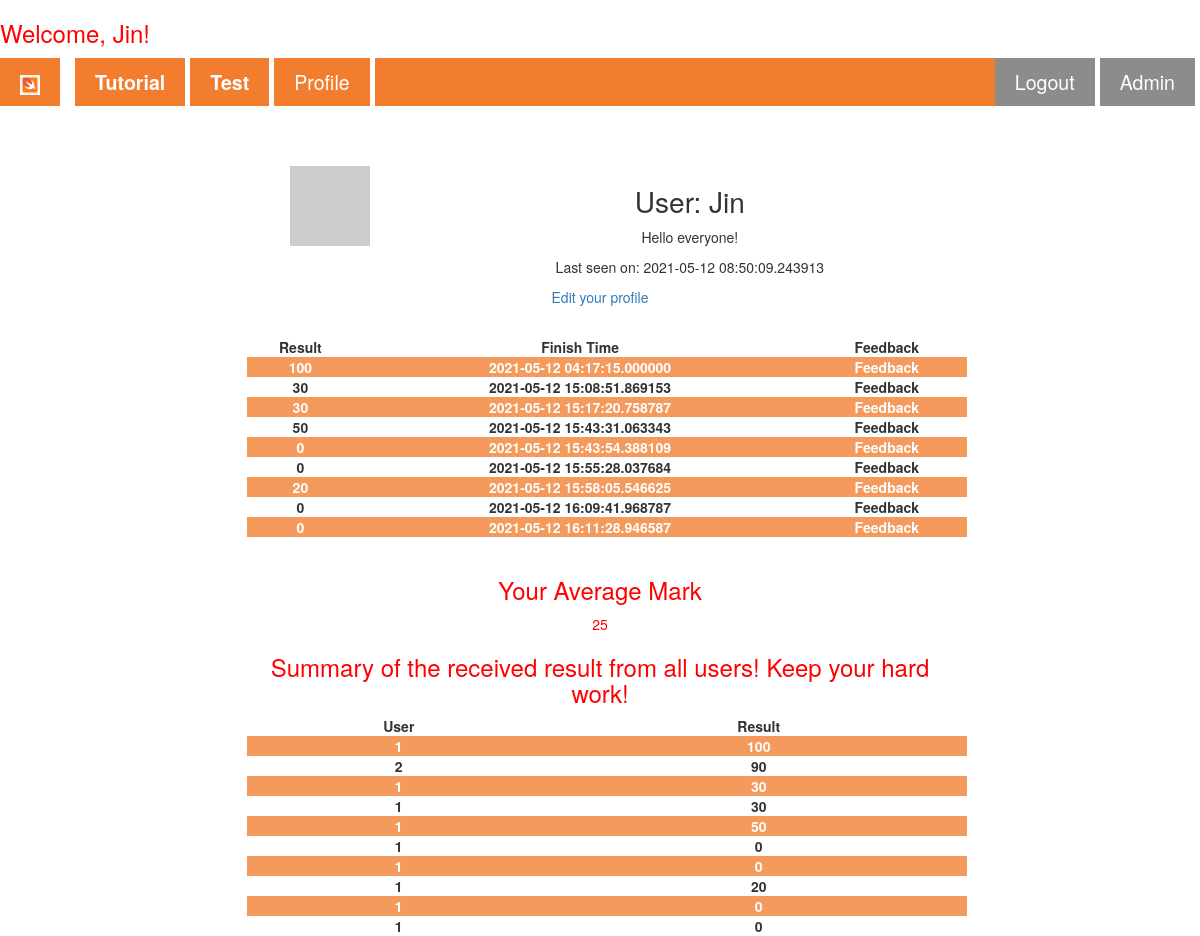
The page /user/Jin (signed in) on the database as committed earlier.
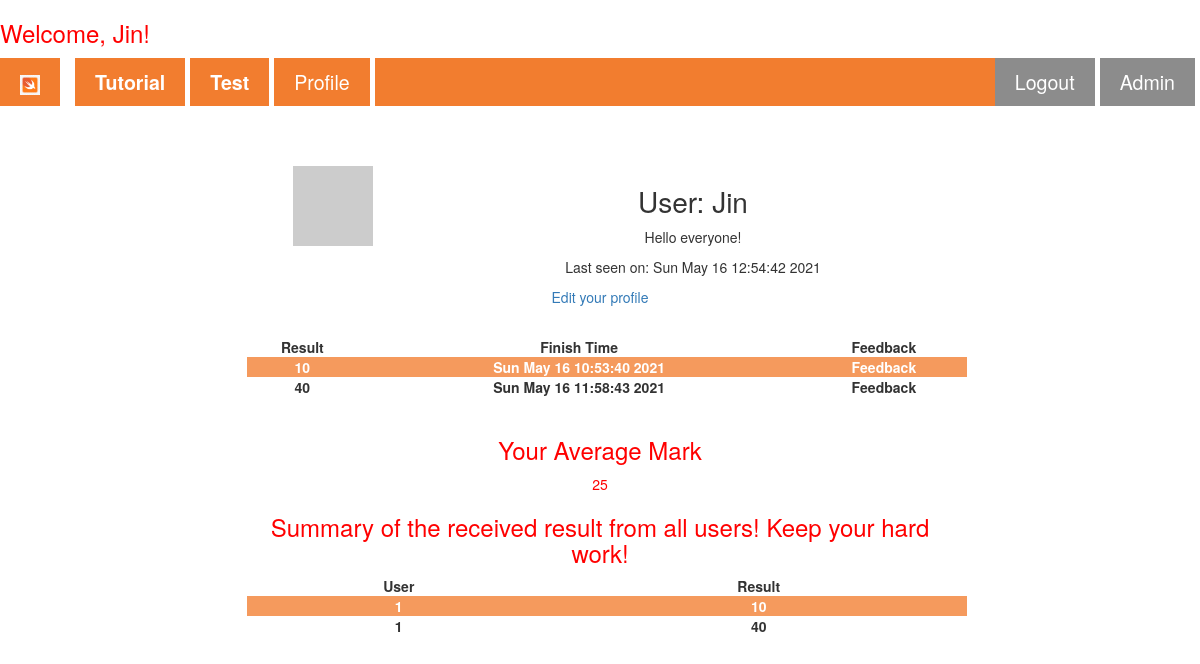
The same page on the database as committed later.
### app/models.py (models this page shows, shortened)
class User(UserMixin, db.Model):
    id = db.Column(db.Integer, primary_key=True)
    username = db.Column(db.String(64), index=True, unique=True)
    email = db.Column(db.String(120), index=True, unique=True)
    password_hash = db.Column(db.String(128))
    about_me = db.Column(db.String(140))
    last_seen = db.Column(db.String(140))
    posts = db.relationship('Post', backref='author', lazy='dynamic')
    def avatar(self, size): # Add avatar to one user #
        digest = md5(self.email.lower().encode('utf-8')).hexdigest()
        return 'https://www.gravatar.com/avatar/{}?d=identicon&s={}'.format(
            digest, size)

class Post(UserMixin,db.Model):
    id = db.Column(db.Integer, primary_key=True)
    Mark = db.Column(db.Integer)
    Finish_Time = db.Column(db.String(140), index=True)
    Feedback = db.Column(db.String(1000))
    user_id = db.Column(db.Integer, db.ForeignKey('user.id'))

### app/routes.py (the view)
@app.route('/user/<username>')
@login_required
def user(username):
    list=[]
    average = 0
    user = User.query.filter_by(username=username).first_or_404()
    try:
        mark=Post.query.filter_by(user_id=user.id)[-1]
        allmark=Post.query.filter_by(user_id=user.id).all()
        all=Post.query.all()
        for i in allmark:
            list.append(i.Mark)
        for i in list:
            average+=int(i)
        average=average/len(list)
        average=int(average)
        return render_template('user.html', user=user, mark=mark, all=all,average=average, allmark=allmark)
    except IndexError as e:
        flash("No profile shown, please do the test firstly!")
        return render_template("home.html")

### app/models.py (called while the page is built)
@login.user_loader
def load_user(id):
    return User.query.get(int(id))

### app/routes.py (called while the page is built)
@app.before_request
def before_request():
    if current_user.is_authenticated:
        today = datetime.now()
        timed=today.strftime("%c")
        current_user.last_seen = timed
        db.session.commit()

### app/templates/user.html (shortened to what this page needs)
{% extends "base.html" %}
{% block articles %}
<div class="formcontainer" style="border: none; margin-top: 5%;">
  <table>
    <tr valign="top">
        <td><img src="{{ user.avatar(128) }}"></td>
        <td>
            <h1>User: {{ user.username }}</h1>
            {% if user.about_me %}<p>{{ user.about_me }}</p>{% endif %}
            {% if user.last_seen %}<p>Last seen on: {{ user.last_seen }}</p>{% endif %}
        </td>
    </tr>
  </table>
  {% if user == current_user %}
  <p class="redp"><a href="{{ url_for('edit_profile') }}">Edit your profile</a></p>
  {% endif %}
  <br>
  <table>
    <tr valign="top">
      <td><b>Result</b></td>
      <td><b>Finish Time</b></td>
      <td><b>Feedback</b></td>
    </tr>
    {% for j in allmark%}
    <tr>
      <td><b>{{j.Mark}}</b></td>
      <td><b>{{j.Finish_Time}}</b></td>
      <td>
        <details>
          <summary><b>Feedback</b></summary>
        </details>
      </td>
    </tr>
    {% endfor %}
  </table><br>
  <h3 class="redp">Your Average Mark</h3>
  <p class="redp">{{average}}</p>
  <h3 class="redp">Summary of the received result from all users! Keep your hard work!</h3>
  <table>
    <tr valign="top">
      <td><b>User</b></td>
      <td><b>Result</b></td>
    </tr>
    {% for i in all %}
    <tr>
      <td><b>{{i.user_id}}</b></td>
      <td><b>{{i.Mark}}</b></td>
    </tr>
    {% endfor %}
  </table>
</div>
{% endblock %}

### app/templates/base.html (shortened to what this page needs)
<!DOCTYPE html>
<html lang="en">
<head>
    <link rel="stylesheet" href="https://maxcdn.bootstrapcdn.com/bootstrap/3.4.0/css/bootstrap.min.css"/>
    <link rel="stylesheet" href="{{ url_for('static', filename='nav_css.css')}}">
</head>
<body>
  {% if current_user.is_authenticated %}
  <h3 class="redp">Welcome, {{ current_user.username }}!</h3>
  {% endif %}
    <nav class="sticky">
        <ul class="ul_mainstyle">
            <li><a href="/"><img src="{{ url_for('static', filename='/Image/swift_icon.png')}}" alt="home icon"></a>
            </li>
            <li><a href="/Setup"><b>Tutorial</b></a></li>
            <li><a href="/Test"><b>Test</b></a></li>
            {% if not current_user.is_anonymous %}
            <li>
              <a href="{{ url_for('user', username=current_user.username) }}">Profile</a>
            </li>
            {% endif %}
            <li class="loginbutton">
              <a href="{{ url_for('adminpage') }}">Admin</a>
            </li>
            {% if current_user.is_anonymous %}
            <li class="loginbutton">
              <a href="{{ url_for('login') }}"><b>Login</b></a>
            </li>
            {% else %}
            <li class="loginbutton">
              <a href="{{ url_for('logout') }}">Logout</a>
            </li>
            {% endif %}
        </ul>
      </nav>
      {% block articles %}{% endblock %}
</body>
</html>

### app/static/nav_css.css (style rules this page uses)
html { font-family: Arial, Helvetica, sans-serif; line-height: 2; }
a { text-decoration: none; }
body { counter-reset: section; }
.formcontainer { text-align: center; }
.loginbutton { background-color: grey; color: white; float: right; }
nav ul.ul_mainstyle { margin: 1% 0 0 0; padding: 0; overflow: hidden; background-color: rgb(241, 112, 25); list-style-type: none; }
nav ul li { float: left; border-right: solid 5px white; }
li:first-of-type { border-right: solid 15px white; }
nav ul li a { display: block; color: white; text-align: center; text-decoration: none; padding: 10px 20px 10px; font-size: 140%; }
nav ul li img { height: 20px; width: auto; }
.sticky { position: sticky; top: 0; width: 100%; z-index: 10; opacity: 0.9; }
.redp { color: red; }
tr:nth-child(even) { background-color: rgb(241, 112, 25); color: white; opacity: 0.7; }
h1 { font-size: 200%; }
table { border-collapse: collapse; width: 100%; margin-left: 1%; }
.formcontainer { margin: auto; margin-top: 1%; width: 60%; border: 1px solid grey; padding: 70 50 50 50; text-align: center; border-radius: 10px; }

Rows that differ between the two databases and show on the page:
removed Post: Mark "100", Finish_Time "2021-05-12 04:17:15.000000", user_id "1"
removed Post: Mark "30", Finish_Time "2021-05-12 15:08:51.869153", user_id "1"
removed Post: Mark "30", Finish_Time "2021-05-12 15:17:20.758787", user_id "1"
removed Post: Mark "50", Finish_Time "2021-05-12 15:43:31.063343", user_id "1"
removed Post: Mark "0", Finish_Time "2021-05-12 15:43:54.388109", user_id "1"
removed Post: Mark "0", Finish_Time "2021-05-12 15:55:28.037684", user_id "1"
removed Post: Mark "20", Finish_Time "2021-05-12 15:58:05.546625", user_id "1"
removed Post: Mark "0", Finish_Time "2021-05-12 16:09:41.968787", user_id "1"
removed Post: Mark "0", Finish_Time "2021-05-12 16:11:28.946587", user_id "1"
removed Post: user_id "2", Mark "90", shown under "Summary of the received result from all users! Keep your hard work!"
changed User "Jin": last_seen "2021-05-12 08:50:09.243913" → "Sun May 16 12:54:42 2021"
added Post: Mark "10", Finish_Time "Sun May 16 10:53:40 2021", user_id "1"
added Post: Mark "40", Finish_Time "Sun May 16 11:58:43 2021", user_id "1"
